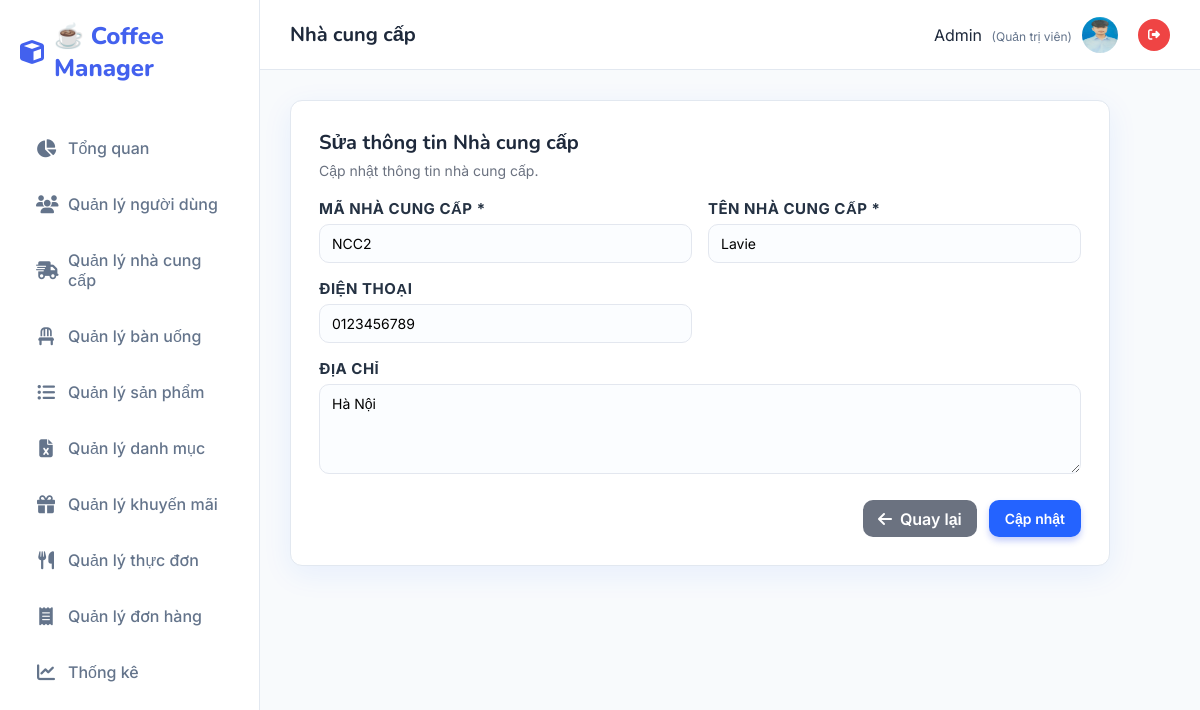
Screenshot of /Nhacungcap/sua/NCC2 (signed in) with the database file from the repository.
### tables this page shows
CREATE TABLE `nhacungcap` (
  `mancc` varchar(20) NOT NULL,
  `tenncc` varchar(100) NOT NULL,
  `diachi` varchar(255) DEFAULT NULL,
  `dienthoai` varchar(20) DEFAULT NULL
);

### MVC/Core/controller.php (called while the page is built, shortened)
<?php
    class controller{
        public function model($model){
        return new $model;
        }
        public function view($view,$data=[]){
            include_once __DIR__.'/../Views/'.$view.'.php';
        }
    }
?>

### MVC/Controllers/Nhacungcap.php (called while the page is built, shortened)
<?php
    class Nhacungcap extends controller{
        private $ncc;
        function __construct()
        {
            $this->ncc = $this->model("Nhacungcap_m");
        }
        function sua($mancc){
            $result = $this->ncc->Nhacungcap_find($mancc, '');
            $row = mysqli_fetch_array($result);
            $this->view('Master',[
                'page' => 'Nhacungcap_sua',
                'mancc' => $row['mancc'],
                'tenncc' => $row['tenncc'],
                'diachi' => $row['diachi'],
                'dienthoai' => $row['dienthoai']
            ]);
        }
    }
?>

### MVC/Core/app.php (called while the page is built, shortened)
<?php
    class app{
        protected $action = "Get_data";
        function __construct()
        {
            $arr = $this->processURL();
            if($arr!=null){
                if(file_exists(__DIR__.'/../Controllers/'.$arr[0].'.php')){
                    unset($arr[0]);
                }
            }
            $this->controller=new $this->controller;
            if(isset($arr[1])){
                if(method_exists($this->controller,$arr[1])){
                    $this->action=$arr[1];
                    unset($arr[1]);
                }
            }
            $this->param=$arr?array_values($arr):[];
            call_user_func_array([$this->controller,$this->action],$this->param);
        }
        function processURL(){
        if(isset($_GET['url'])){
            return explode('/',filter_var(trim($_GET['url']),FILTER_DEFAULT));
        }
    }
    }
?>

### index.php (called while the page is built, shortened)
<?php
    $myapp = new app();
?>

### MVC/Core/connectDB.php (called while the page is built, shortened)
<?php
    class connectDB{
            function __construct()
            {
                $this->con=mysqli_connect('localhost','root','','Web');
            }
    }
?>

### MVC/Models/Nhacungcap_m.php (called while the page is built, shortened)
<?php
    class Nhacungcap_m extends connectDB{
        function Nhacungcap_find($mancc, $tenncc){
            $sql = "SELECT * FROM nhacungcap WHERE mancc LIKE '%$mancc%' AND tenncc LIKE '%$tenncc%' ORDER BY LENGTH(mancc), mancc";
            return mysqli_query($this->con, $sql);
        }
    }
?>

### MVC/Views/Pages/Nhacungcap_sua.php (the view, shortened to what this page needs)
<!DOCTYPE html>
<html lang="en">
<head>
</head>
<body>
    <main class="card" role="main">
        <h1>Sửa thông tin Nhà cung cấp</h1>
        <p class="lead">Cập nhật thông tin nhà cung cấp.</p>
        <form method="post" action="http://localhost/QLSP/Nhacungcap/update">
            <div>
                <label for="nccId">Mã nhà cung cấp *</label>
                <input type="text" id="nccId" name="txtMancc" readonly value="<?php echo $data['mancc'] ?>" />
            </div>
            <div>
                <label for="nccName">Tên nhà cung cấp *</label>
                <input type="text" id="nccName" name="txtTenncc" required value="<?php echo $data['tenncc'] ?>" />
            </div>
            <div>
                <label for="phone">Điện thoại</label>
                <input type="tel" id="phone" name="txtDienthoai" value="<?php echo $data['dienthoai'] ?>"
                    maxlength="10" pattern="[0-9]{10}"
                    title="Vui lòng nhập đúng 10 chữ số điện thoại" />
            </div>
            <div class="full">
                <label for="address">Địa chỉ</label>
                <textarea id="address" name="txtDiachi"><?php echo $data['diachi'] ?></textarea>
            </div>
            <div class="actions">
                <a href="http://localhost/QLSP/Nhacungcap/danhsach" class="btn-back"><i
                        class="fa-solid fa-arrow-left"></i> Quay lại</a>
                <button type="submit" class="btn-primary" name="btnCapnhat">Cập nhật</button>
            </div>
        </form>
    </main>
</body>
</html>

### Public/Css/style.css (style rules this page uses)
:root { --primary: #4361ee; --primary-dark: #3a0ca3; --secondary: #4cc9f0; --accent: #f72585; --success: #10b981; --warning: #f59e0b; --danger: #ef4444; --dark: #1e293b; --light: #f8fafc; --white: #ffffff; --gray: #64748b; --border: #e2e8f0; --shadow: 0 10px 15px -3px rgba(0, 0, 0, 0.1), 0 4px 6px -2px rgba(0, 0, 0, 0.05); --radius: 16px; --sidebar-width: 260px; }
* { margin: 0; padding: 0; box-sizing: border-box; font-family: "Inter", sans-serif; }
body { background-color: var(--light); color: var(--dark); height: 100vh; overflow: hidden; }
a { text-decoration: none; transition: 0.3s; }
.card { background: var(--white); border-radius: var(--radius); padding: 30px; box-shadow: var(--shadow); border: 1px solid var(--border); margin-bottom: 30px; }
h1, h2 { color: var(--dark); margin-bottom: 20px; font-family: "Nunito", sans-serif; }
p.lead { color: var(--gray); margin-bottom: 25px; font-size: 15px; }
form { display: grid; grid-template-columns: repeat(2, 1fr); gap: 24px; }
.full { grid-column: 1 / -1; }
label { font-size: 13px; font-weight: 600; color: var(--gray); margin-bottom: 8px; display: block; text-transform: uppercase; letter-spacing: 0.5px; }
input, select, textarea { width: 100%; padding: 12px 16px; border: 1px solid var(--border); border-radius: 10px; font-size: 15px; background: #f9fafb; transition: 0.2s; }
.actions { margin-top: 10px; display: flex; gap: 12px; justify-content: flex-end; grid-column: 1 / -1; }
button, .btn { padding: 10px 20px; border-radius: 10px; font-weight: 600; font-size: 14px; cursor: pointer; border: none; display: inline-flex; align-items: center; gap: 8px; transition: 0.2s; text-decoration: none; }
.btn-primary { background: var(--primary); color: #fff; box-shadow: 0 4px 6px rgba(67, 97, 238, 0.3); }

### MVC/Views/Pages/Nhacungcap_sua.php (style rules this page uses)
:root { --bg: #f5f7fb; --card: #ffffff; --accent: #2463ff; --muted: #6b7280; --radius: 12px; --gap: 16px; font-family: Inter, system-ui, -apple-system, 'Segoe UI', Roboto, 'Helvetica Neue', Arial; }
* { box-sizing: border-box }
.card { width: 100%; max-width: 820px; background: var(--card); border-radius: var(--radius); box-shadow: 0 8px 30px rgba(24, 99, 255, 0.08); padding: 28px; }
h1 { margin: 0 0 6px; font-size: 20px }
p.lead { margin: 0 0 20px; color: var(--muted); font-size: 14px }
form { display: grid; grid-template-columns: repeat(2, 1fr); gap: var(--gap); }
.full { grid-column: 1 / -1 }
label { display: block; font-size: 15px; color: #253243; margin-bottom: 6px; font-weight: bold; }
input[type="text"], input[type="tel"], textarea { width: 100%; padding: 10px 12px; border: 1px solid #e3e7ef; border-radius: 10px; background: #fbfdff; font-size: 14px; outline: none; }
textarea { min-height: 90px; resize: vertical }
.actions { display: flex; gap: 12px; justify-content: flex-end; grid-column: 1 / -1; margin-top: 6px }
button { padding: 10px 16px; border-radius: 10px; border: 0; font-size: 14px; cursor: pointer }
.btn-primary { background: var(--accent); color: #fff; transition: 0.2s; }
.btn-back { background: #6b7280; padding: 8px 15px; border-radius: 10px; color: #fff; font-weight: 600; text-decoration: none; display: inline-flex; align-items: center; gap: 8px; }

### rows the page displays
nhacungcap: txtMancc "NCC2", txtTenncc "Lavie", txtDienthoai "0123456789", txtDiachi "Hà Nội"

### other values shown
$_SESSION['user_name'] "Admin"
